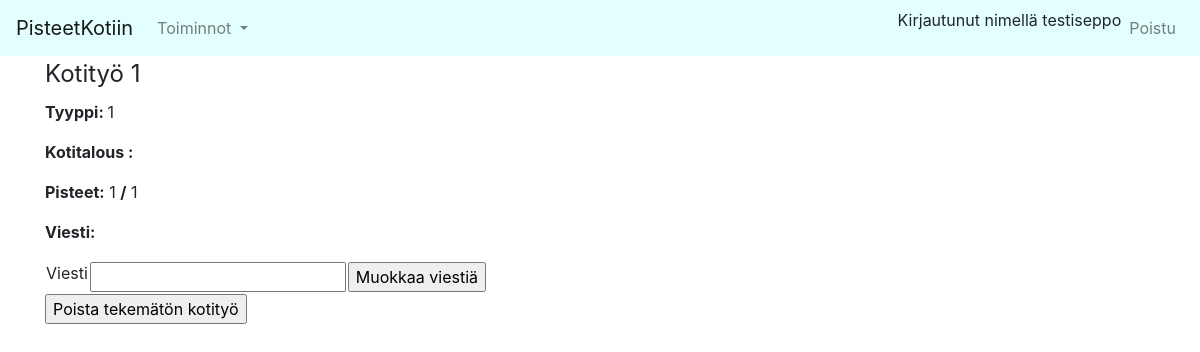
The app's page /chores/show/1/ (signed in), older data.
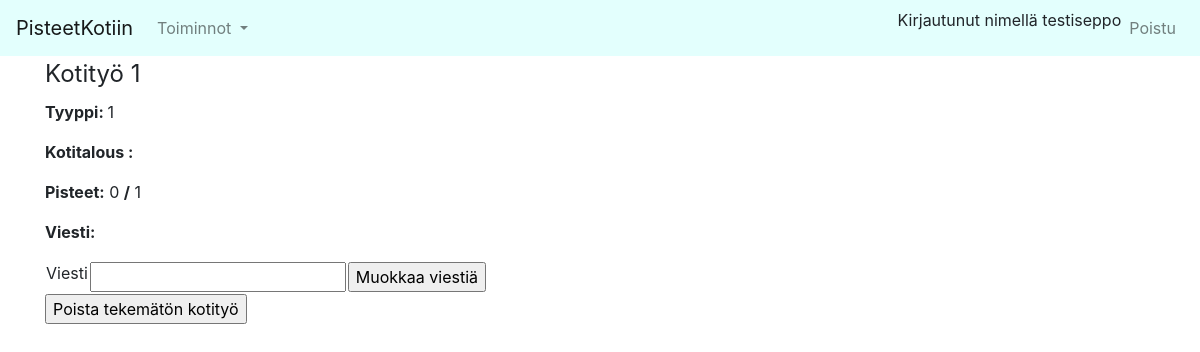
The same page, newer data.
### application/chores/models.py (models this page shows, shortened)
class AvailableChore(Base):
    __tablename__ = "chore"
    householdid = db.Column(db.Integer, db.ForeignKey('household.id'), nullable=False)
    points = db.Column(db.Integer, nullable=False)
    maxpoints = db.Column(db.Integer, nullable=False)
    choretype= db.Column(db.Integer, db.ForeignKey('choretype.id'), nullable= False)
    message= db.Column(db.String(144), nullable= True)
    type_index=db.Index("type_index", choretype)

### application/chores/views.py (the view)
@app.route("/chores/show/<chore_id>/" , methods=["GET"])
@login_required(role="ANY")
def show_chore(chore_id):
    return render_template("chores/show.html", chore=AvailableChore.query.get(chore_id), form=ChoreForm())

### application/chores/forms.py
class ChoreForm(FlaskForm):
    choretypes=[]
    choretype = SelectField(label="Kotityö", validators=[validators.DataRequired(message="Pääkäyttäjän pitää käydä alustamassa kotityötyyppien lista")], choices=choretypes)
    points = IntegerField(label="Pisteet", validators=[validators.NumberRange(message="Pisteet väliltä 1-10", min=1, max=10)])
    message = StringField(label="Viesti")
    class Meta:
        csrf = False
    def __init__(self, *args, **kwargs):
        super(ChoreForm, self).__init__(*args, **kwargs)
        self.choretype.choices = [(str(c.id), c.name) for c in Choretype.query.all()]

### application/__init__.py (called while the page is built)
@login_manager.user_loader
def load_user(user_id):
    return User.query.get(user_id)

### application/templates/chores/show.html
{% extends "layout.html" %}
{% block body %}
<fieldset>
    <legend>Kotityö {{ chore.id }}</legend>
    <p>
        <b>Tyyppi: </b> {{ chore.choretype }}
    </p>
    <p>
        <b>Kotitalous :</b> {{ chore.household }}
    </p>
    <p>
        <b>Pisteet:</b> {{ chore.points }} <b>/</b> {{ chore.maxpoints }}
    </p>
    <p>
        <b>Viesti: </b> {{ chore.message }}
    </p>
    <form method="POST" action="{{url_for('edit_message', chore_id=chore.id) }}">
    <table>
            <tr>
            <td>
            {{ form.message.label }}
            </td>
            <td>
            {{ form.message }}
            </td>
            <td>
                <input type="submit" value= "Muokkaa viestiä">
            </td>
            </tr>
    </table>
    </form>
    <form method= "POST" action="{{url_for('delete_chore', chore_id=chore.id) }}">
        <input type="submit" value="Poista tekemätön kotityö">
    </form>
</fieldset>
{% endblock %}

Row changes from the older to the newer data that the page shows:
changed AvailableChore id 1: points "1" → "0"
